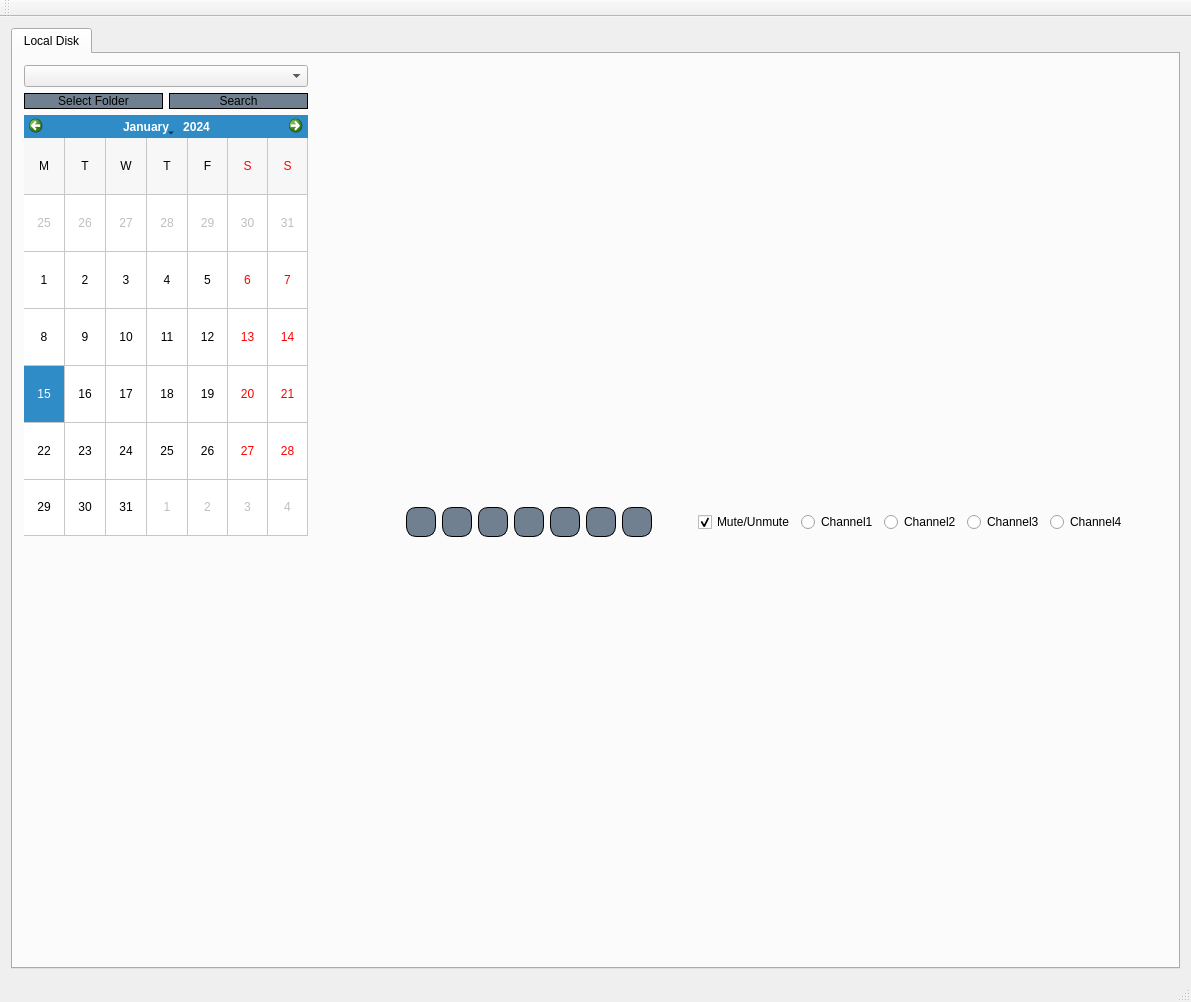
<?xml version="1.0" encoding="UTF-8"?>
<ui version="4.0">
 <class>Player</class>
 <widget class="QMainWindow" name="Player">
  <property name="geometry">
   <rect>
    <x>0</x>
    <y>0</y>
    <width>1191</width>
    <height>1002</height>
   </rect>
  </property>
  <property name="sizePolicy">
   <sizepolicy hsizetype="Minimum" vsizetype="Minimum">
    <horstretch>0</horstretch>
    <verstretch>0</verstretch>
   </sizepolicy>
  </property>
  <property name="windowTitle">
   <string>Basket Player v0.1</string>
  </property>
  <property name="styleSheet">
   <string notr="true">QPushButton
{
 border: 1px solid;
  border-radius: 10px;
  padding: 0 8px;
  background: 	SlateGray;
}
</string>
  </property>
  <property name="tabShape">
   <enum>QTabWidget::Triangular</enum>
  </property>
  <widget class="QWidget" name="centralWidget">
   <layout class="QGridLayout" name="gridLayout">
    <item row="0" column="0">
     <widget class="QTabWidget" name="tabWidget">
      <property name="minimumSize">
       <size>
        <width>200</width>
        <height>400</height>
       </size>
      </property>
      <property name="sizeIncrement">
       <size>
        <width>0</width>
        <height>0</height>
       </size>
      </property>
      <property name="mouseTracking">
       <bool>false</bool>
      </property>
      <property name="focusPolicy">
       <enum>Qt::NoFocus</enum>
      </property>
      <property name="autoFillBackground">
       <bool>false</bool>
      </property>
      <property name="styleSheet">
       <string notr="true">font: 75 8pt &quot;Century Gothic&quot;;
</string>
      </property>
      <property name="tabPosition">
       <enum>QTabWidget::North</enum>
      </property>
      <property name="tabShape">
       <enum>QTabWidget::Rounded</enum>
      </property>
      <property name="currentIndex">
       <number>0</number>
      </property>
      <widget class="QWidget" name="local_tab">
       <attribute name="title">
        <string>Local Disk</string>
       </attribute>
       <layout class="QGridLayout" name="gridLayout_8">
        <item row="0" column="1">
         <layout class="QGridLayout" name="video_grid_layout">
          <property name="sizeConstraint">
           <enum>QLayout::SetFixedSize</enum>
          </property>
          <property name="rightMargin">
           <number>0</number>
          </property>
          <item row="1" column="3">
           <layout class="QHBoxLayout" name="horizontalLayout_5">
            <item>
             <widget class="QPushButton" name="Play_Btn">
              <property name="sizePolicy">
               <sizepolicy hsizetype="Fixed" vsizetype="Fixed">
                <horstretch>0</horstretch>
                <verstretch>0</verstretch>
               </sizepolicy>
              </property>
              <property name="minimumSize">
               <size>
                <width>30</width>
                <height>30</height>
               </size>
              </property>
              <property name="maximumSize">
               <size>
                <width>30</width>
                <height>30</height>
               </size>
              </property>
              <property name="text">
               <string/>
              </property>
             </widget>
            </item>
            <item>
             <widget class="QPushButton" name="Pause_btn">
              <property name="sizePolicy">
               <sizepolicy hsizetype="Fixed" vsizetype="Fixed">
                <horstretch>0</horstretch>
                <verstretch>0</verstretch>
               </sizepolicy>
              </property>
              <property name="minimumSize">
               <size>
                <width>30</width>
                <height>30</height>
               </size>
              </property>
              <property name="maximumSize">
               <size>
                <width>30</width>
                <height>30</height>
               </size>
              </property>
              <property name="text">
               <string/>
              </property>
             </widget>
            </item>
            <item>
             <widget class="QPushButton" name="Stop_Btn">
              <property name="minimumSize">
               <size>
                <width>30</width>
                <height>30</height>
               </size>
              </property>
              <property name="maximumSize">
               <size>
                <width>30</width>
                <height>30</height>
               </size>
              </property>
              <property name="text">
               <string/>
              </property>
             </widget>
            </item>
            <item>
             <widget class="QPushButton" name="Back_Btn">
              <property name="minimumSize">
               <size>
                <width>30</width>
                <height>30</height>
               </size>
              </property>
              <property name="maximumSize">
               <size>
                <width>30</width>
                <height>30</height>
               </size>
              </property>
              <property name="text">
               <string/>
              </property>
             </widget>
            </item>
            <item>
             <widget class="QPushButton" name="Forward_Btn">
              <property name="minimumSize">
               <size>
                <width>30</width>
                <height>30</height>
               </size>
              </property>
              <property name="maximumSize">
               <size>
                <width>30</width>
                <height>30</height>
               </size>
              </property>
              <property name="text">
               <string/>
              </property>
             </widget>
            </item>
            <item>
             <widget class="QPushButton" name="slow_play_button">
              <property name="minimumSize">
               <size>
                <width>30</width>
                <height>30</height>
               </size>
              </property>
              <property name="maximumSize">
               <size>
                <width>30</width>
                <height>30</height>
               </size>
              </property>
              <property name="text">
               <string/>
              </property>
             </widget>
            </item>
            <item>
             <widget class="QPushButton" name="fast_speed_btn">
              <property name="minimumSize">
               <size>
                <width>30</width>
                <height>30</height>
               </size>
              </property>
              <property name="maximumSize">
               <size>
                <width>30</width>
                <height>30</height>
               </size>
              </property>
              <property name="text">
               <string/>
              </property>
             </widget>
            </item>
            <item>
             <spacer name="horizontalSpacer_2">
              <property name="orientation">
               <enum>Qt::Horizontal</enum>
              </property>
              <property name="sizeHint" stdset="0">
               <size>
                <width>40</width>
                <height>20</height>
               </size>
              </property>
             </spacer>
            </item>
            <item>
             <widget class="QCheckBox" name="mute_chckbx">
              <property name="text">
               <string>Mute/Unmute</string>
              </property>
              <property name="checked">
               <bool>true</bool>
              </property>
             </widget>
            </item>
            <item>
             <widget class="QRadioButton" name="ch1_radio_btn">
              <property name="text">
               <string>Channel1</string>
              </property>
             </widget>
            </item>
            <item>
             <widget class="QRadioButton" name="ch2_radio_btn">
              <property name="text">
               <string>Channel2</string>
              </property>
             </widget>
            </item>
            <item>
             <widget class="QRadioButton" name="ch3_radio_btn">
              <property name="text">
               <string>Channel3</string>
              </property>
             </widget>
            </item>
            <item>
             <widget class="QRadioButton" name="ch3_radio_btn_2">
              <property name="text">
               <string>Channel4</string>
              </property>
             </widget>
            </item>
           </layout>
          </item>
          <item row="0" column="3">
           <layout class="QGridLayout" name="renderer_layout" rowstretch="0" columnstretch="0">
            <property name="sizeConstraint">
             <enum>QLayout::SetMinimumSize</enum>
            </property>
            <property name="leftMargin">
             <number>0</number>
            </property>
            <property name="topMargin">
             <number>0</number>
            </property>
            <property name="rightMargin">
             <number>0</number>
            </property>
            <property name="bottomMargin">
             <number>0</number>
            </property>
            <property name="spacing">
             <number>0</number>
            </property>
           </layout>
          </item>
          <item row="0" column="2">
           <layout class="QGridLayout" name="gridLayout_4" rowstretch="0" columnstretch="0">
            <property name="topMargin">
             <number>12</number>
            </property>
            <property name="rightMargin">
             <number>12</number>
            </property>
            <property name="bottomMargin">
             <number>12</number>
            </property>
            <property name="spacing">
             <number>12</number>
            </property>
           </layout>
          </item>
          <item row="0" column="1">
           <spacer name="horizontalSpacer_3">
            <property name="orientation">
             <enum>Qt::Horizontal</enum>
            </property>
            <property name="sizeHint" stdset="0">
             <size>
              <width>40</width>
              <height>20</height>
             </size>
            </property>
           </spacer>
          </item>
          <item row="0" column="4">
           <spacer name="horizontalSpacer_4">
            <property name="orientation">
             <enum>Qt::Horizontal</enum>
            </property>
            <property name="sizeHint" stdset="0">
             <size>
              <width>40</width>
              <height>20</height>
             </size>
            </property>
           </spacer>
          </item>
          <item row="0" column="0">
           <spacer name="horizontalSpacer">
            <property name="orientation">
             <enum>Qt::Horizontal</enum>
            </property>
            <property name="sizeHint" stdset="0">
             <size>
              <width>40</width>
              <height>20</height>
             </size>
            </property>
           </spacer>
          </item>
         </layout>
        </item>
        <item row="1" column="0" colspan="2">
         <layout class="QGridLayout" name="chart_grid_layout">
          <property name="sizeConstraint">
           <enum>QLayout::SetMinimumSize</enum>
          </property>
         </layout>
        </item>
        <item row="0" column="0">
         <layout class="QVBoxLayout" name="date_time_vertical_layout">
          <property name="sizeConstraint">
           <enum>QLayout::SetMinimumSize</enum>
          </property>
          <item>
           <layout class="QHBoxLayout" name="horizontalLayout"/>
          </item>
          <item>
           <widget class="QComboBox" name="drive_cbx">
            <property name="currentText">
             <string/>
            </property>
           </widget>
          </item>
          <item>
           <layout class="QHBoxLayout" name="horizontalLayout_2">
            <item>
             <widget class="QPushButton" name="select_folder_btn">
              <property name="text">
               <string>Select Folder</string>
              </property>
             </widget>
            </item>
            <item>
             <widget class="QPushButton" name="search_btn">
              <property name="text">
               <string>Search</string>
              </property>
             </widget>
            </item>
           </layout>
          </item>
          <item>
           <widget class="QCalendarWidget" name="calendar">
            <property name="sizePolicy">
             <sizepolicy hsizetype="Expanding" vsizetype="Expanding">
              <horstretch>0</horstretch>
              <verstretch>0</verstretch>
             </sizepolicy>
            </property>
            <property name="minimumSize">
             <size>
              <width>200</width>
              <height>0</height>
             </size>
            </property>
            <property name="maximumSize">
             <size>
              <width>500</width>
              <height>16777215</height>
             </size>
            </property>
            <property name="styleSheet">
             <string notr="true"/>
            </property>
            <property name="gridVisible">
             <bool>true</bool>
            </property>
            <property name="horizontalHeaderFormat">
             <enum>QCalendarWidget::SingleLetterDayNames</enum>
            </property>
            <property name="verticalHeaderFormat">
             <enum>QCalendarWidget::NoVerticalHeader</enum>
            </property>
            <property name="navigationBarVisible">
             <bool>true</bool>
            </property>
            <property name="dateEditEnabled">
             <bool>true</bool>
            </property>
           </widget>
          </item>
          <item>
           <spacer name="verticalSpacer_2">
            <property name="orientation">
             <enum>Qt::Vertical</enum>
            </property>
            <property name="sizeHint" stdset="0">
             <size>
              <width>20</width>
              <height>40</height>
             </size>
            </property>
           </spacer>
          </item>
         </layout>
        </item>
       </layout>
      </widget>
     </widget>
    </item>
   </layout>
  </widget>
  <widget class="QMenuBar" name="menuBar">
   <property name="geometry">
    <rect>
     <x>0</x>
     <y>0</y>
     <width>1191</width>
     <height>21</height>
    </rect>
   </property>
  </widget>
  <widget class="QToolBar" name="mainToolBar">
   <attribute name="toolBarArea">
    <enum>TopToolBarArea</enum>
   </attribute>
   <attribute name="toolBarBreak">
    <bool>false</bool>
   </attribute>
  </widget>
  <widget class="QStatusBar" name="statusBar"/>
 </widget>
 <layoutdefault spacing="6" margin="11"/>
 <resources/>
 <connections/>
</ui>
